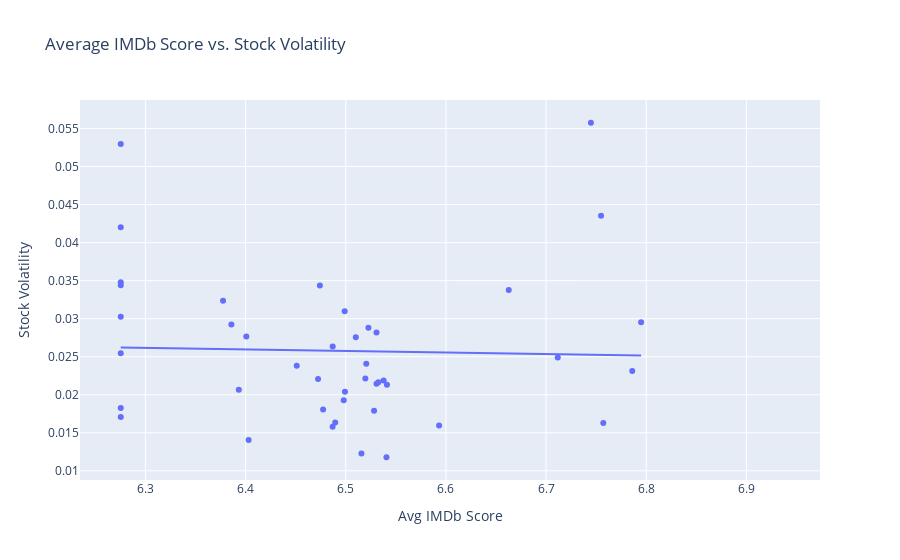

Notebook code for this chart:
### Code cell
df_quarterly_ratings = df_merged.resample('QE', on='release_date')['imdb_score'].mean().reset_index(name='avg_imdb_score')

df_quarterly_volatility = df_merged.resample('QE', on='date')['volatility'].mean().reset_index(name='avg_volatility')

df_correlation = df_quarterly_ratings.merge(df_quarterly_volatility, left_on='release_date', right_on='date')

fig = px.scatter(df_correlation, x='avg_imdb_score', y='avg_volatility',
                 trendline="ols", title="Average IMDb Score vs. Stock Volatility",
                 labels={'avg_imdb_score': 'Avg IMDb Score', 'avg_volatility': 'Stock Volatility'})
fig.show()

### Figure 1 — Plotly figure (JSON) as saved in the notebook; plotly's stock layout.template omitted (floating-point values rounded to 4 significant figures)
{"data": [{"hovertemplate": "Avg IMDb Score=%{x}<br>Stock Volatility=%{y}<extra></extra>", "legendgroup": "", "marker": {"color": "#636efa", "symbol": "circle"}, "mode": "markers", "name": "", "orientation": "v", "showlegend": false, "type": "scatter", "x": [6.933, null, null, null, 6.703, null, null, null, 6.707, null, null, null, 6.917, null, null, null, 6.757, null, null, null, 6.755, null, null, null, 6.637, 6.275, null, 6.275, 6.896, null, null, 6.275, 6.708, 6.275, 6.275, 6.275, 6.745, null, null, 6.275, 6.652, null, 6.786, 6.403, 6.795, 6.531, 6.275, 6.393, 6.712, 6.531, 6.377, 6.472, 6.663, 6.52, 6.538, 6.593, 6.516, 6.487, 6.52, 6.489, 6.499, 6.487, 6.451, 6.474, 6.51, 6.498, 6.533, 6.477, 6.401, 6.499, 6.523, 6.541, 6.386, 6.528, 6.541], "xaxis": "x", "y": [null, null, null, 0.03453, null, null, null, 0.0414, null, null, null, 0.03103, null, null, null, null, 0.01629, null, null, 0.02898, 0.04354, null, null, 0.04437, null, 0.03479, null, 0.01825, null, null, null, 0.03025, null, 0.02544, 0.05297, 0.04203, 0.05576, null, null, 0.0344, null, 0.02505, 0.02312, 0.01405, 0.02953, 0.02146, 0.01707, 0.02066, 0.0249, 0.02819, 0.03237, 0.02206, 0.03377, 0.02407, 0.02188, 0.01595, 0.01228, 0.01578, 0.02214, 0.01637, 0.02041, 0.02636, 0.02383, 0.03435, 0.02758, 0.01927, 0.02166, 0.01808, 0.02767, 0.03096, 0.02882, 0.02133, 0.02922, 0.01791, 0.01179], "yaxis": "y"}, {"hovertemplate": "<b>OLS trendline</b><br>avg_volatility = -0.0020733 * avg_imdb_score + 0.0392404<br>R<sup>2</sup>=0.000981<br><br>Avg IMDb Score=%{x}<br>Stock Volatility=%{y} <b>(trend)</b><extra></extra>", "legendgroup": "", "marker": {"color": "#636efa", "symbol": "circle"}, "mode": "lines", "name": "", "showlegend": false, "type": "scatter", "x": [6.275, 6.275, 6.275, 6.275, 6.275, 6.275, 6.275, 6.275, 6.377, 6.386, 6.393, 6.401, 6.403, 6.451, 6.472, 6.474, 6.477, 6.487, 6.487, 6.489, 6.498, 6.499, 6.499, 6.51, 6.516, 6.52, 6.52, 6.523, 6.528, 6.531, 6.531, 6.533, 6.538, 6.541, 6.541, 6.593, 6.663, 6.712, 6.745, 6.755, 6.757, 6.786, 6.795], "xaxis": "x", "y": [0.02623, 0.02623, 0.02623, 0.02623, 0.02623, 0.02623, 0.02623, 0.02623, 0.02602, 0.026, 0.02599, 0.02597, 0.02597, 0.02587, 0.02582, 0.02582, 0.02581, 0.02579, 0.02579, 0.02579, 0.02577, 0.02577, 0.02577, 0.02574, 0.02573, 0.02572, 0.02572, 0.02572, 0.02571, 0.0257, 0.0257, 0.0257, 0.02569, 0.02568, 0.02568, 0.02557, 0.02543, 0.02533, 0.02526, 0.02524, 0.02523, 0.02517, 0.02515], "yaxis": "y"}], "layout": {"legend": {"tracegroupgap": 0}, "title": {"text": "Average IMDb Score vs. Stock Volatility"}, "xaxis": {"anchor": "y", "domain": [0, 1], "title": {"text": "Avg IMDb Score"}}, "yaxis": {"anchor": "x", "domain": [0, 1], "title": {"text": "Stock Volatility"}}}}
